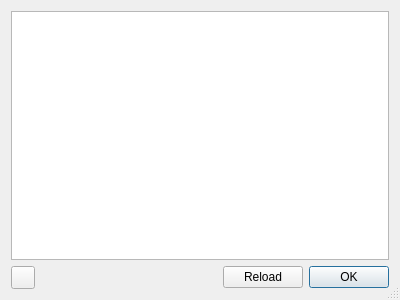
<?xml version="1.0" encoding="UTF-8"?>
<ui version="4.0">
 <class>PeersDialog</class>
 <widget class="QDialog" name="PeersDialog">
  <property name="windowModality">
   <enum>Qt::NonModal</enum>
  </property>
  <property name="geometry">
   <rect>
    <x>0</x>
    <y>0</y>
    <width>400</width>
    <height>300</height>
   </rect>
  </property>
  <property name="sizeGripEnabled">
   <bool>true</bool>
  </property>
  <layout class="QVBoxLayout" name="verticalLayout">
   <item>
    <widget class="QTreeView" name="treeView">
     <property name="contextMenuPolicy">
      <enum>Qt::ActionsContextMenu</enum>
     </property>
     <property name="editTriggers">
      <set>QAbstractItemView::NoEditTriggers</set>
     </property>
     <property name="tabKeyNavigation">
      <bool>true</bool>
     </property>
     <property name="alternatingRowColors">
      <bool>true</bool>
     </property>
     <property name="rootIsDecorated">
      <bool>false</bool>
     </property>
     <property name="itemsExpandable">
      <bool>false</bool>
     </property>
     <property name="sortingEnabled">
      <bool>true</bool>
     </property>
     <property name="animated">
      <bool>true</bool>
     </property>
     <property name="expandsOnDoubleClick">
      <bool>false</bool>
     </property>
    </widget>
   </item>
   <item>
    <layout class="QHBoxLayout" name="horizontalLayout">
     <item>
      <widget class="QToolButton" name="closeButton"/>
     </item>
     <item>
      <spacer name="horizontalSpacer">
       <property name="orientation">
        <enum>Qt::Horizontal</enum>
       </property>
       <property name="sizeHint" stdset="0">
        <size>
         <width>40</width>
         <height>20</height>
        </size>
       </property>
      </spacer>
     </item>
     <item>
      <widget class="QPushButton" name="reloadButton">
       <property name="text">
        <string>Reload</string>
       </property>
       <property name="autoDefault">
        <bool>false</bool>
       </property>
      </widget>
     </item>
     <item>
      <widget class="QPushButton" name="okButton">
       <property name="text">
        <string>OK</string>
       </property>
       <property name="autoDefault">
        <bool>false</bool>
       </property>
       <property name="default">
        <bool>true</bool>
       </property>
      </widget>
     </item>
    </layout>
   </item>
  </layout>
  <action name="actionDisconnect_Client">
   <property name="text">
    <string>Disconnect Client</string>
   </property>
   <property name="shortcut">
    <string>Del</string>
   </property>
  </action>
 </widget>
 <resources/>
 <connections>
  <connection>
   <sender>okButton</sender>
   <signal>clicked()</signal>
   <receiver>PeersDialog</receiver>
   <slot>accept()</slot>
   <hints>
    <hint type="sourcelabel">
     <x>332</x>
     <y>279</y>
    </hint>
    <hint type="destinationlabel">
     <x>132</x>
     <y>271</y>
    </hint>
   </hints>
  </connection>
 </connections>
</ui>
